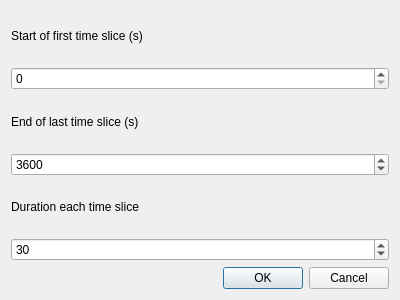
<?xml version="1.0" encoding="UTF-8"?>
<ui version="4.0">
 <class>event_dialog</class>
 <widget class="QDialog" name="event_dialog">
  <property name="windowModality">
   <enum>Qt::ApplicationModal</enum>
  </property>
  <property name="geometry">
   <rect>
    <x>0</x>
    <y>0</y>
    <width>400</width>
    <height>300</height>
   </rect>
  </property>
  <property name="windowTitle">
   <string>Event mode</string>
  </property>
  <layout class="QGridLayout" name="gridLayout">
   <item row="0" column="0">
    <widget class="QLabel" name="label_2">
     <property name="text">
      <string>Start of first time slice (s)</string>
     </property>
    </widget>
   </item>
   <item row="1" column="0">
    <widget class="QSpinBox" name="start">
     <property name="maximum">
      <number>30000</number>
     </property>
    </widget>
   </item>
   <item row="2" column="0">
    <widget class="QLabel" name="label_3">
     <property name="text">
      <string>End of last time slice (s)</string>
     </property>
    </widget>
   </item>
   <item row="3" column="0">
    <widget class="QSpinBox" name="stop">
     <property name="maximum">
      <number>60000</number>
     </property>
     <property name="singleStep">
      <number>5</number>
     </property>
     <property name="value">
      <number>3600</number>
     </property>
    </widget>
   </item>
   <item row="4" column="0">
    <widget class="QLabel" name="label_4">
     <property name="text">
      <string>Duration each time slice</string>
     </property>
    </widget>
   </item>
   <item row="5" column="0">
    <widget class="QSpinBox" name="duration">
     <property name="maximum">
      <number>14400</number>
     </property>
     <property name="singleStep">
      <number>1</number>
     </property>
     <property name="value">
      <number>30</number>
     </property>
    </widget>
   </item>
   <item row="6" column="0">
    <widget class="QDialogButtonBox" name="buttonBox">
     <property name="orientation">
      <enum>Qt::Horizontal</enum>
     </property>
     <property name="standardButtons">
      <set>QDialogButtonBox::Cancel|QDialogButtonBox::Ok</set>
     </property>
    </widget>
   </item>
  </layout>
 </widget>
 <resources/>
 <connections>
  <connection>
   <sender>buttonBox</sender>
   <signal>accepted()</signal>
   <receiver>event_dialog</receiver>
   <slot>accept()</slot>
   <hints>
    <hint type="sourcelabel">
     <x>248</x>
     <y>254</y>
    </hint>
    <hint type="destinationlabel">
     <x>157</x>
     <y>274</y>
    </hint>
   </hints>
  </connection>
  <connection>
   <sender>buttonBox</sender>
   <signal>rejected()</signal>
   <receiver>event_dialog</receiver>
   <slot>reject()</slot>
   <hints>
    <hint type="sourcelabel">
     <x>316</x>
     <y>260</y>
    </hint>
    <hint type="destinationlabel">
     <x>286</x>
     <y>274</y>
    </hint>
   </hints>
  </connection>
 </connections>
</ui>
